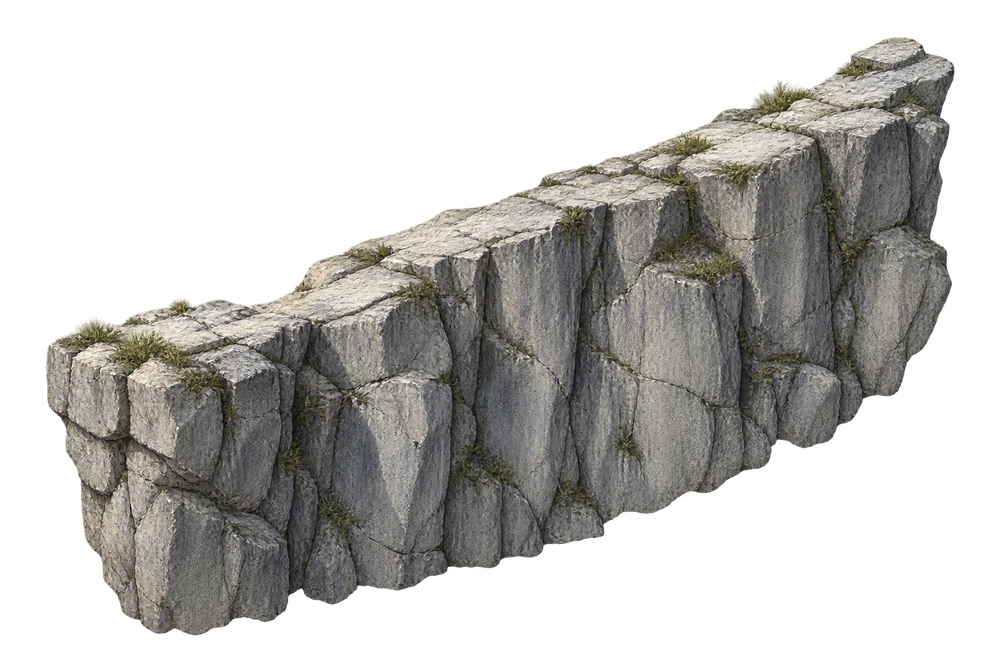
#> input picture game/art/modules/environment_repair_20261031c/cliff_left_v1.png, 1000 x 667 px, shrunk from 1536 x 1024 before the run; its folder holds 2 pictures in this run
$ python audit_new_assets_READONLY.py
#> lines starting #> are read from the running program, lines starting #| are printed output that depends on the picture
from pathlib import Path
from PIL import Image
import json, hashlib
root=Path('F:/Code/RPG_GAME')
rows=[]
for p in sorted((root/'game/art/modules/environment_repair_20261031c').glob('*.png')):
    im=Image.open(p).convert('RGBA'); a=im.getchannel('A'); h=a.histogram()
#> further down, im is the input picture: PIL image 1000x667 RGBA; mean R, G, B, A 53.8, 52.6, 49.8, 113
#> after `a = im.getchannel('A')`:
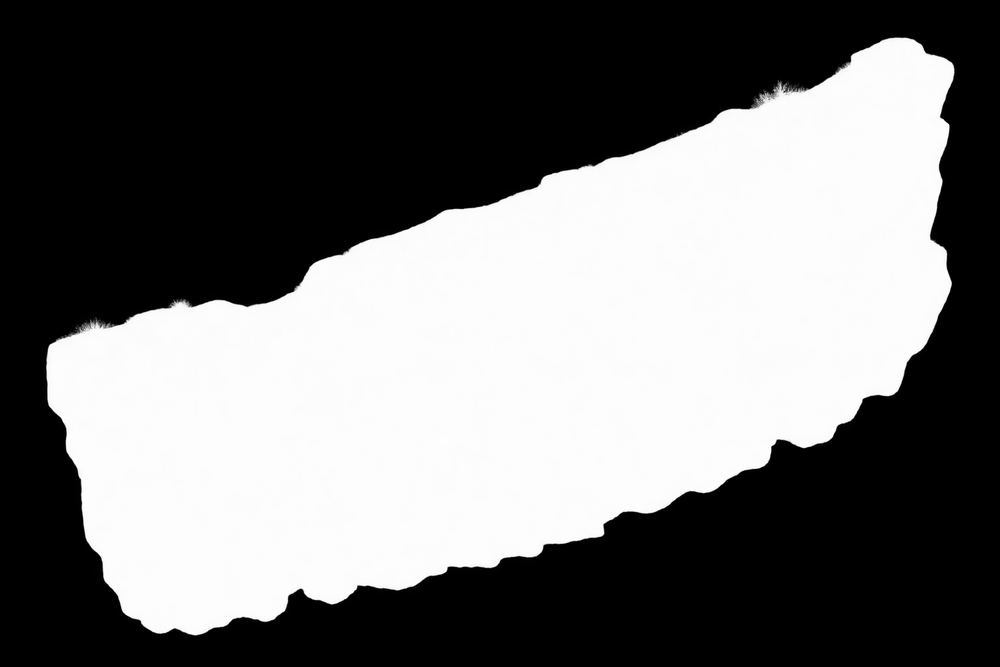
#> a: PIL image 1000x667 L; min 0, max 255, mean 113
#> after `h = a.histogram()`: h = 256 values, max 358969 at index 0, min 7 at index 172, mean 2605.5
    raw=root/'assets/raw/environment_repair_20261031c'/p.name
    rows.append(dict(path=p.as_posix(),raw=raw.as_posix(),bytes=p.stat().st_size,sha256=hashlib.sha256(p.read_bytes()).hexdigest(),raw_byte_same=p.read_bytes()==raw.read_bytes(),size=im.size,alpha_extrema=a.getextrema(),alpha8_bbox=a.point(lambda n:255 if n>=8 else 0).getbbox(),alpha128_bbox=a.point(lambda n:255 if n>=128 else 0).getbbox(),alpha1_count=h[1],sample_alpha=[a.getpixel(xy) for xy in [(0,0),(64,64),(im.width//2,0),(im.width//2,64),(im.width//2,im.height-32)]]))
#> pass 2 of the loop `for p in sorted((root/'game/art/modules/environment_repair_20261031c')..`:
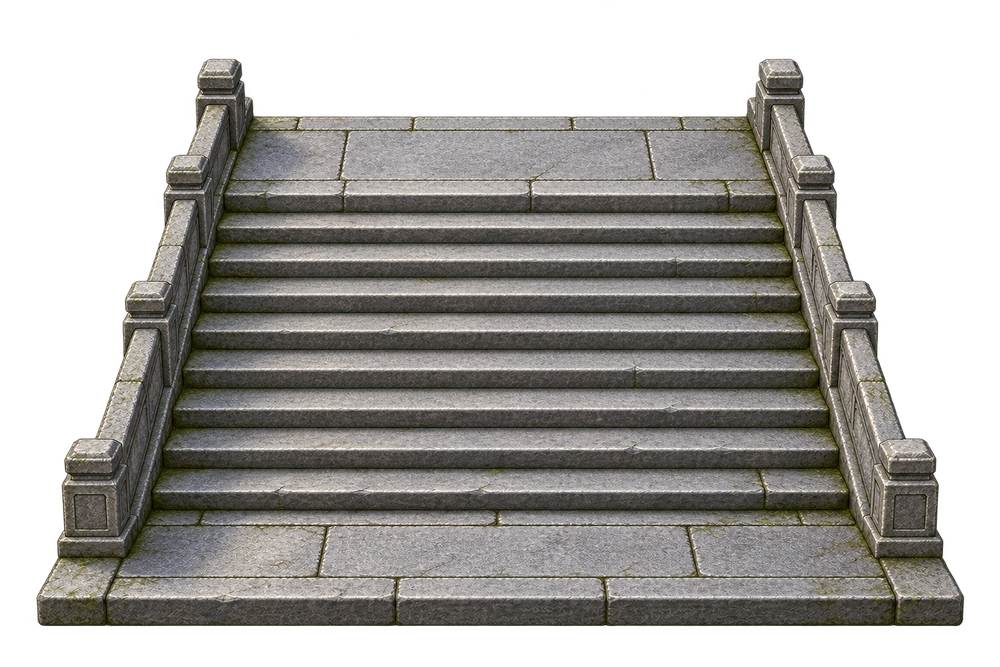
#> input picture game/art/modules/environment_repair_20261031c/mountain_stair_12_v2.png, 1000 x 667 px, shrunk from 1536 x 1024 before the run
#> im is the input picture: PIL image 1000x667 RGBA; mean R, G, B, A 71.1, 69.1, 65.8, 152.2
#> `a = im.getchannel('A')`:
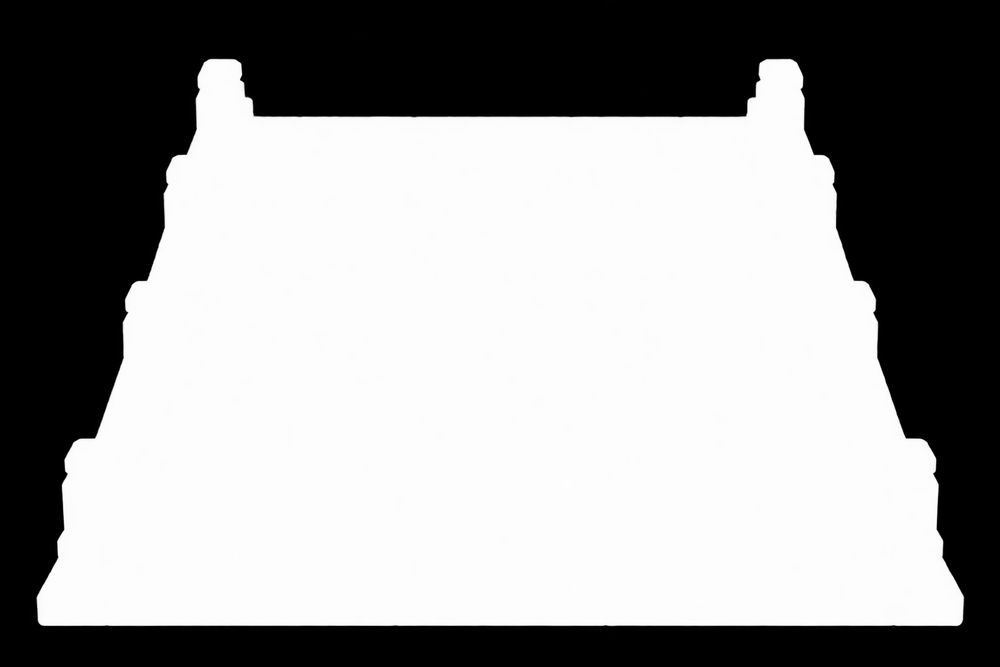
#> a: PIL image 1000x667 L; min 0, max 255, mean 152.2
#> h = 256 values, max 364960 at index 253, min 2 at index 151, mean 2605.5
print(json.dumps(rows,ensure_ascii=False))
#> (printed output is left out)
